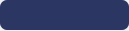
<?xml version="1.0" encoding="UTF-8"?>
<ui version="4.0">
 <class>browseTagWidget</class>
 <widget class="QWidget" name="browseTagWidget">
  <property name="geometry">
   <rect>
    <x>0</x>
    <y>0</y>
    <width>129</width>
    <height>31</height>
   </rect>
  </property>
  <property name="minimumSize">
   <size>
    <width>129</width>
    <height>30</height>
   </size>
  </property>
  <property name="maximumSize">
   <size>
    <width>129</width>
    <height>31</height>
   </size>
  </property>
  <property name="windowTitle">
   <string>Form</string>
  </property>
  <layout class="QHBoxLayout" name="horizontalLayout">
   <property name="spacing">
    <number>0</number>
   </property>
   <property name="leftMargin">
    <number>0</number>
   </property>
   <property name="topMargin">
    <number>0</number>
   </property>
   <property name="rightMargin">
    <number>0</number>
   </property>
   <property name="bottomMargin">
    <number>0</number>
   </property>
   <item>
    <widget class="QPushButton" name="pushButton">
     <property name="minimumSize">
      <size>
       <width>129</width>
       <height>30</height>
      </size>
     </property>
     <property name="maximumSize">
      <size>
       <width>129</width>
       <height>30</height>
      </size>
     </property>
     <property name="font">
      <font>
       <pointsize>20</pointsize>
      </font>
     </property>
     <property name="styleSheet">
      <string notr="true">QWidget{
	color: white;
	border-radius:7px
}
QPushButton{
	background:#2B3663;
}

QPushButton:hover{
	background:rgb(86, 99, 152);
}</string>
     </property>
     <property name="text">
      <string/>
     </property>
    </widget>
   </item>
  </layout>
 </widget>
 <resources/>
 <connections/>
</ui>
